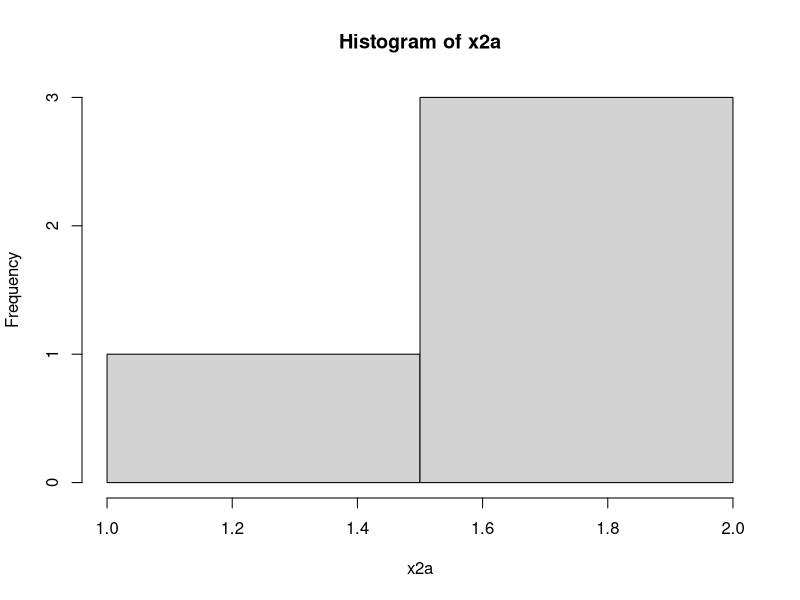
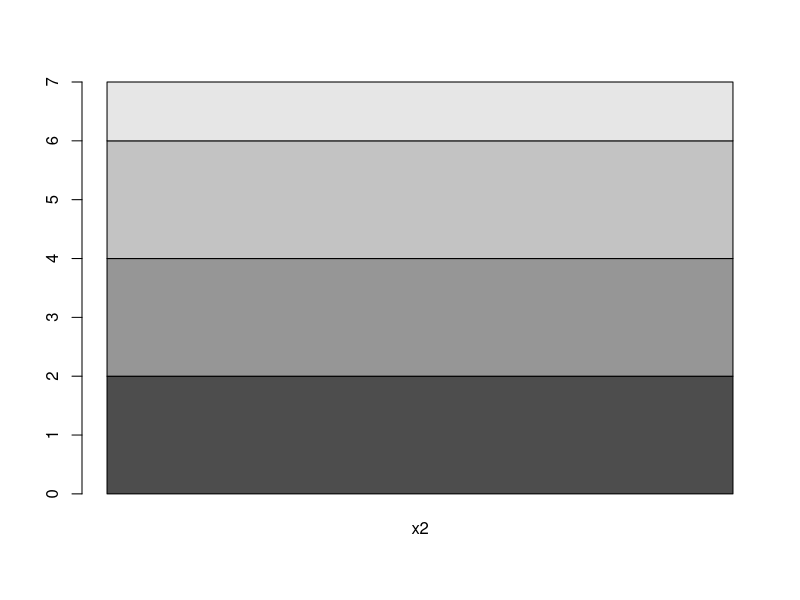
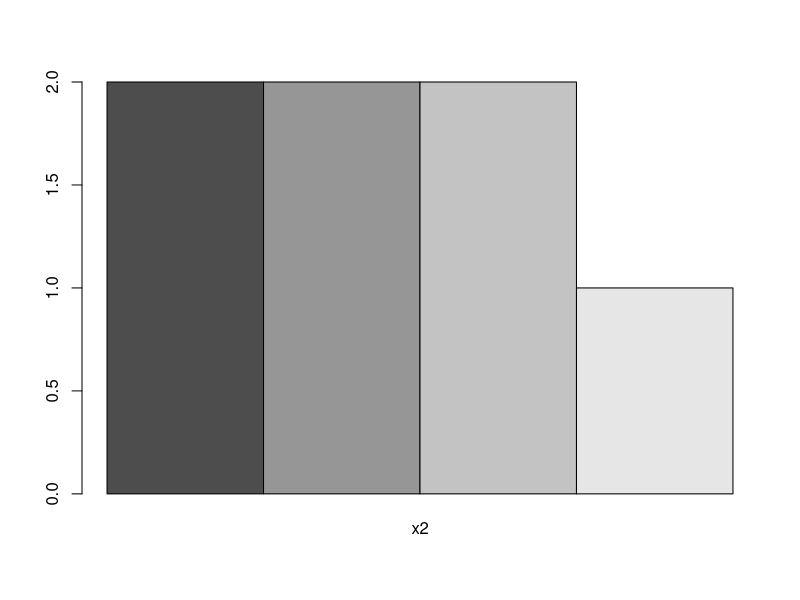
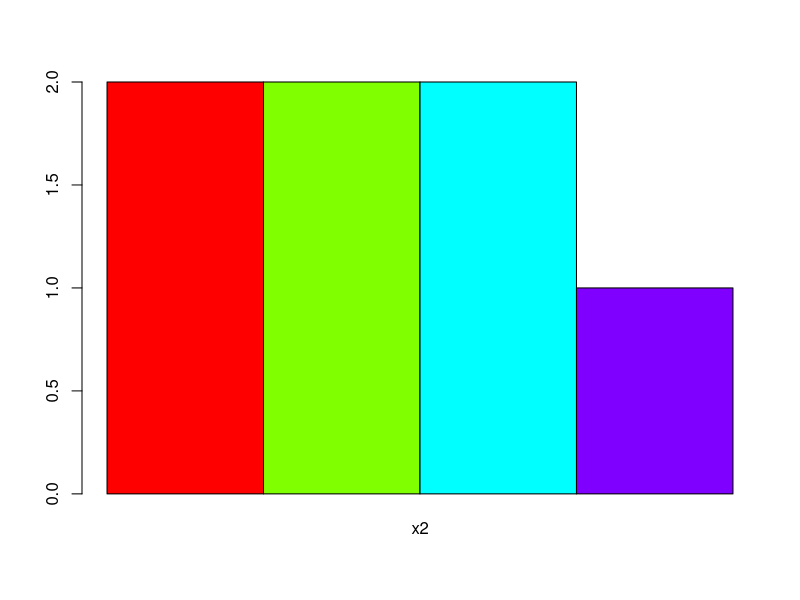
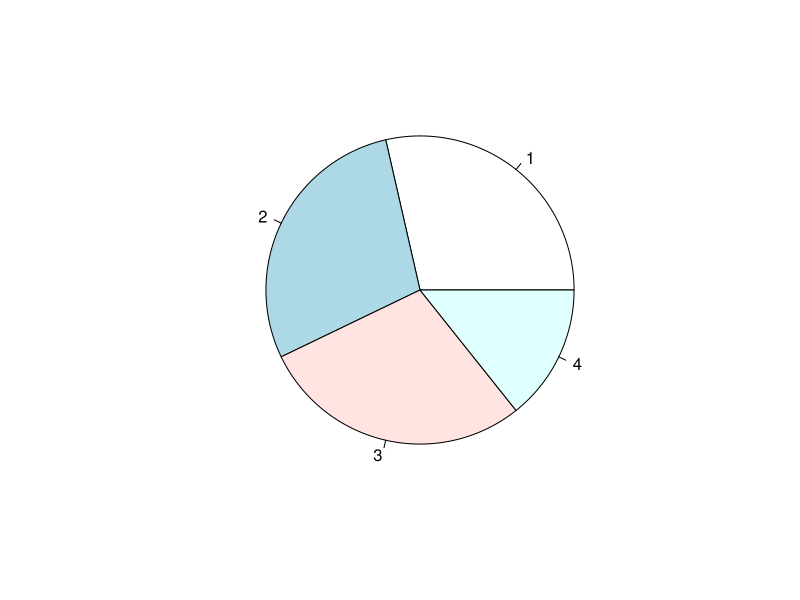
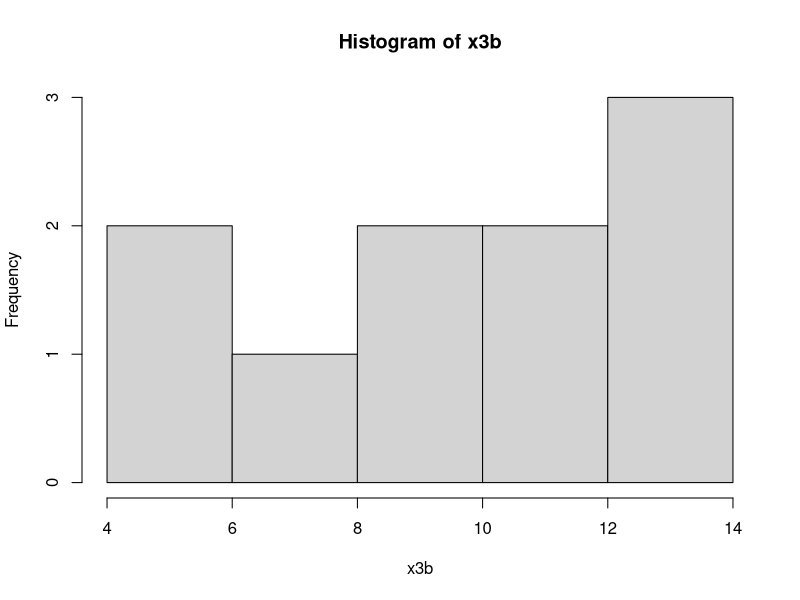
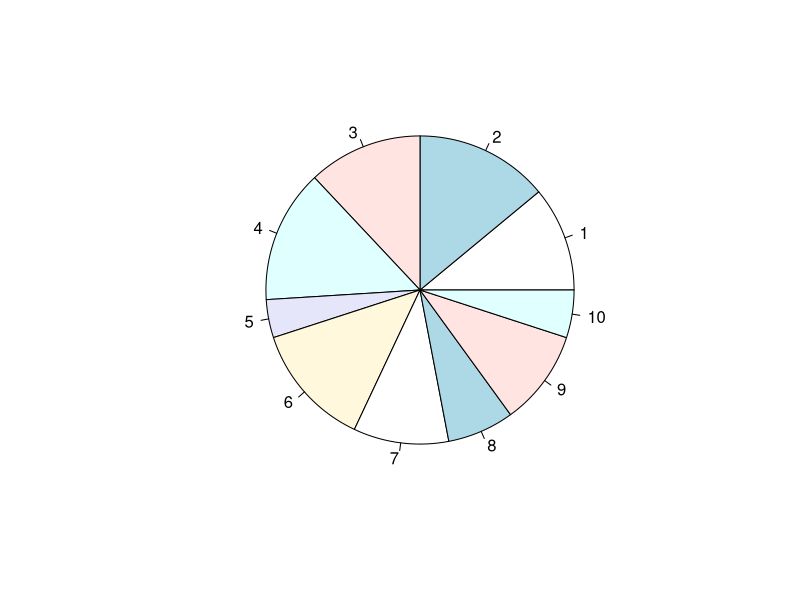
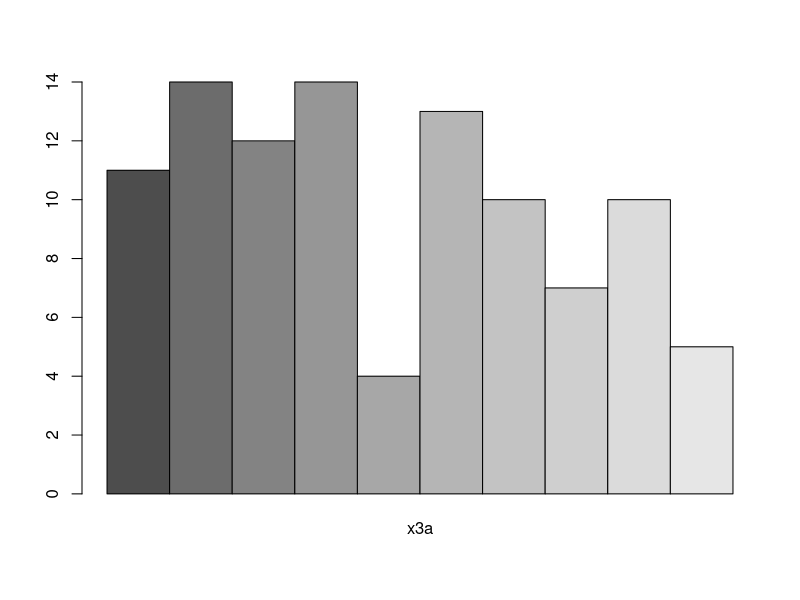

These figures' R source, in order:
# Frequency Distribution



#Discrete Cat Data

(attend = c('A','P','P','A','P','A'))

table(attend)

cbind(table(attend))  # A & P on left side



#Discrete Numeric Data



color=c('blue','green','magenta','green','black','blue','black')
color
(x2 = table(color))
x2
(x2a = cbind(x2))

hist(x2a)  # not relevant 

barplot(x2a)
# not good

barplot(x2a, beside=T) # Better

unique(color) ; length(unique(color))

barplot(x2a, beside=T, col=rainbow(length(unique(color))))

pie(x2a)



#Continuous Data 

set.seed(1234)

x3 = runif(100,0,150)  # 0 to 150 marks range, 100 values 

x3

x3 = ceiling(x3)  #round to higher value

x3

range(x3)

# Divide range into step of 15 ie 10 levels

breaks = seq(0,150,15)


breaks


length(breaks)

x3

#x3[1] = 60; x3[2] = 75

x3.cut = cut(x3, breaks)

x3.cut

table(x3.cut)

cbind(table(x3.cut))  #see it vertically



#give intervals a character values a, b..

(x3.cut = cut(x3, breaks, labels=letters[1:10]))

#(x3.cut = cut(x3, breaks, labels=letters[1:length(breaks)-1]))

x3.cut



(x3a = table(x3.cut))

(x3b = cbind(x3a))



#plot these freq Table: which is better

hist(x3b)

pie(x3b)

barplot(x3b, beside=T)

barplot(x3b, beside=T, names.arg =rownames(x3b))

plot(x3b)

hist(x3b,breaks=15,col=1:15)



# and so..on like previous eg



